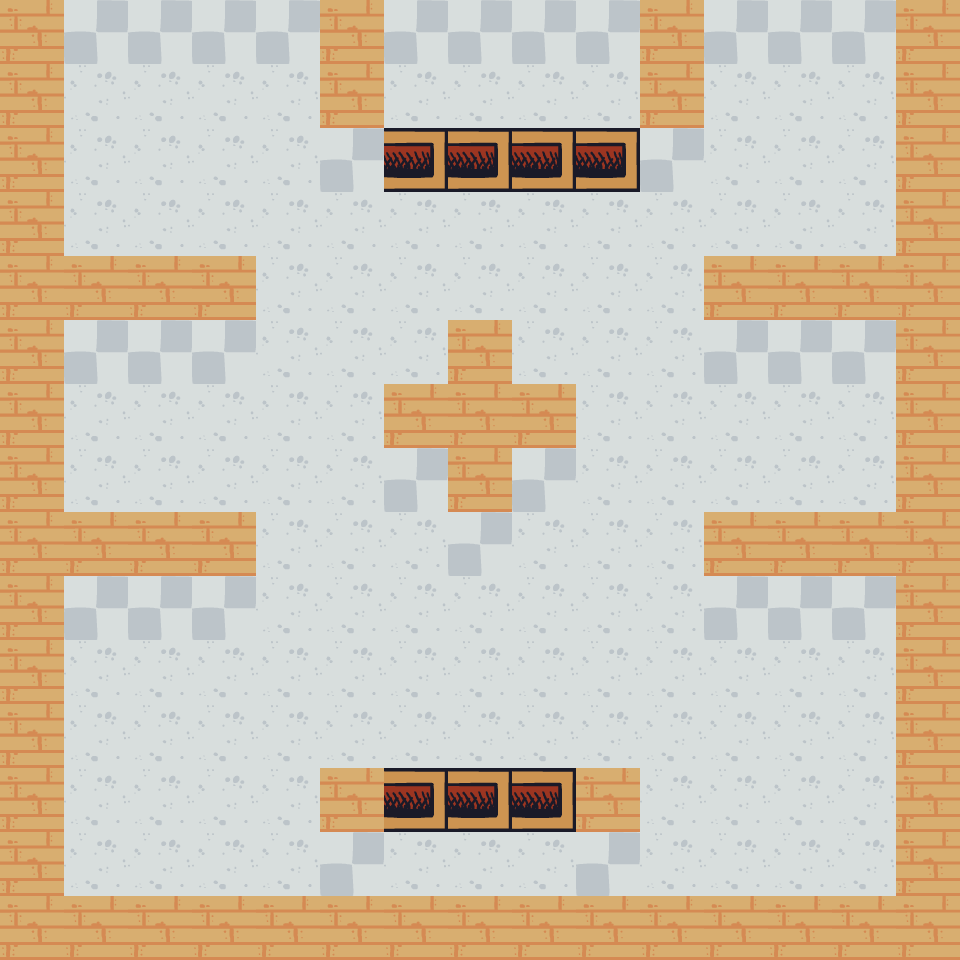

A 2D game scene composited from a Tiled map and its tileset images. What follows is a short description and the map's XML, with each tile layer's data collapsed to a summary:
An orthogonal 15x15 tile map with 64x64 px tiles, 3 tile layers (floor_layer, wall_layer, ceiling_layer) and 11 objects (4x NoiseMaker, 3x spot, 2x tenant, HidingPlace).

<map version="1.0" orientation="orthogonal" width="15" height="15" tilewidth="64" tileheight="64">
 <tileset firstgid="1" name="tileset" tilewidth="64" tileheight="64">
  <image source="tileset.png" width="448" height="64" />
  <tile id="1">
   <properties>
    <property name="blocked" value="true" />
   </properties>
  </tile>
 </tileset>
 <layer name="floor_layer" width="15" height="15">
  <data>[225 cells, 225 non-empty, 1 distinct tile ids]</data>
 </layer>
 <layer name="wall_layer" width="15" height="15">
  <data>[225 cells, 81 non-empty, 1 distinct tile ids]</data>
 </layer>
 <layer name="ceiling_layer" width="15" height="15">
  <data>[225 cells, 74 non-empty, 3 distinct tile ids]</data>
 </layer>
 <objectgroup name="player_start" width="0" height="0" visible="0">
  <object x="192" y="704" width="65" height="62" />
 </objectgroup>
 <objectgroup name="tenant_spots" width="15" height="15" visible="0">
  <object name="fridge" type="spot" x="832" y="704" width="64" height="64" />
  <object name="bed" type="spot" x="128" y="128" width="64" height="64" />
  <object name="chair" type="spot" x="128" y="512" width="64" height="64" />
 </objectgroup>
 <objectgroup name="interactable_objects" width="15" height="15" visible="0">
  <object name="NoiseMaker" x="704" y="128" width="64" height="64" />
  <object name="NoiseMaker" x="192" y="128" width="64" height="64" />
  <object name="NoiseMaker" x="640" y="768" width="64" height="64" />
  <object name="NoiseMaker" x="192" y="448" width="64" height="64" />
  <object name="HidingPlace" x="512" y="128" width="64" height="64" />
 </objectgroup>
 <objectgroup name="tenant_startingpoints" width="15" height="15">
  <object name="lad" type="tenant" x="832" y="64" width="64" height="64" />
  <object name="guy" type="tenant" x="448" y="704" width="64" height="64" />
 </objectgroup>
</map>